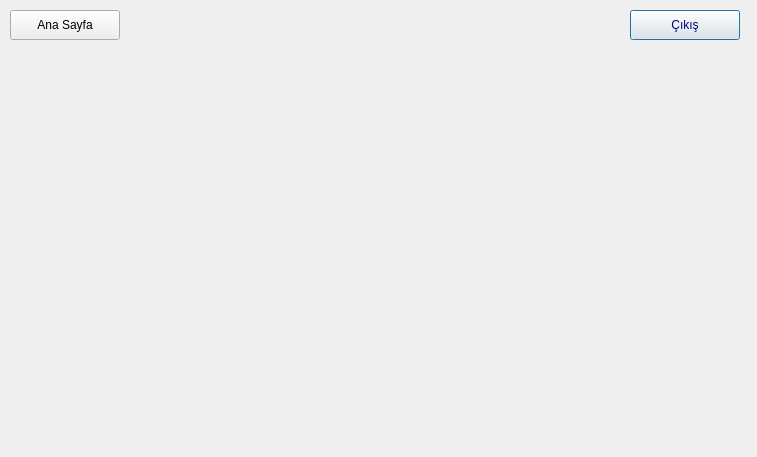
<?xml version="1.0" encoding="UTF-8"?>
<ui version="4.0">
 <class>sittingwindow</class>
 <widget class="QDialog" name="sittingwindow">
  <property name="geometry">
   <rect>
    <x>0</x>
    <y>0</y>
    <width>757</width>
    <height>457</height>
   </rect>
  </property>
  <property name="windowTitle">
   <string>Dialog</string>
  </property>
  <widget class="QPushButton" name="exit">
   <property name="geometry">
    <rect>
     <x>630</x>
     <y>10</y>
     <width>110</width>
     <height>30</height>
    </rect>
   </property>
   <property name="styleSheet">
    <string notr="true">color:navy</string>
   </property>
   <property name="text">
    <string>Çıkış</string>
   </property>
   <property name="autoDefault">
    <bool>true</bool>
   </property>
  </widget>
  <widget class="QPushButton" name="main">
   <property name="geometry">
    <rect>
     <x>10</x>
     <y>10</y>
     <width>110</width>
     <height>30</height>
    </rect>
   </property>
   <property name="styleSheet">
    <string notr="true">color:black</string>
   </property>
   <property name="text">
    <string>Ana Sayfa</string>
   </property>
   <property name="autoDefault">
    <bool>true</bool>
   </property>
   <property name="default">
    <bool>false</bool>
   </property>
   <property name="flat">
    <bool>false</bool>
   </property>
  </widget>
  <widget class="QCustomPlot" name="plot" native="true">
   <property name="geometry">
    <rect>
     <x>9</x>
     <y>49</y>
     <width>731</width>
     <height>381</height>
    </rect>
   </property>
  </widget>
 </widget>
 <customwidgets>
  <customwidget>
   <class>QCustomPlot</class>
   <extends>QWidget</extends>
   <header>qcustomplot.h</header>
   <container>1</container>
  </customwidget>
 </customwidgets>
 <resources/>
 <connections/>
</ui>
